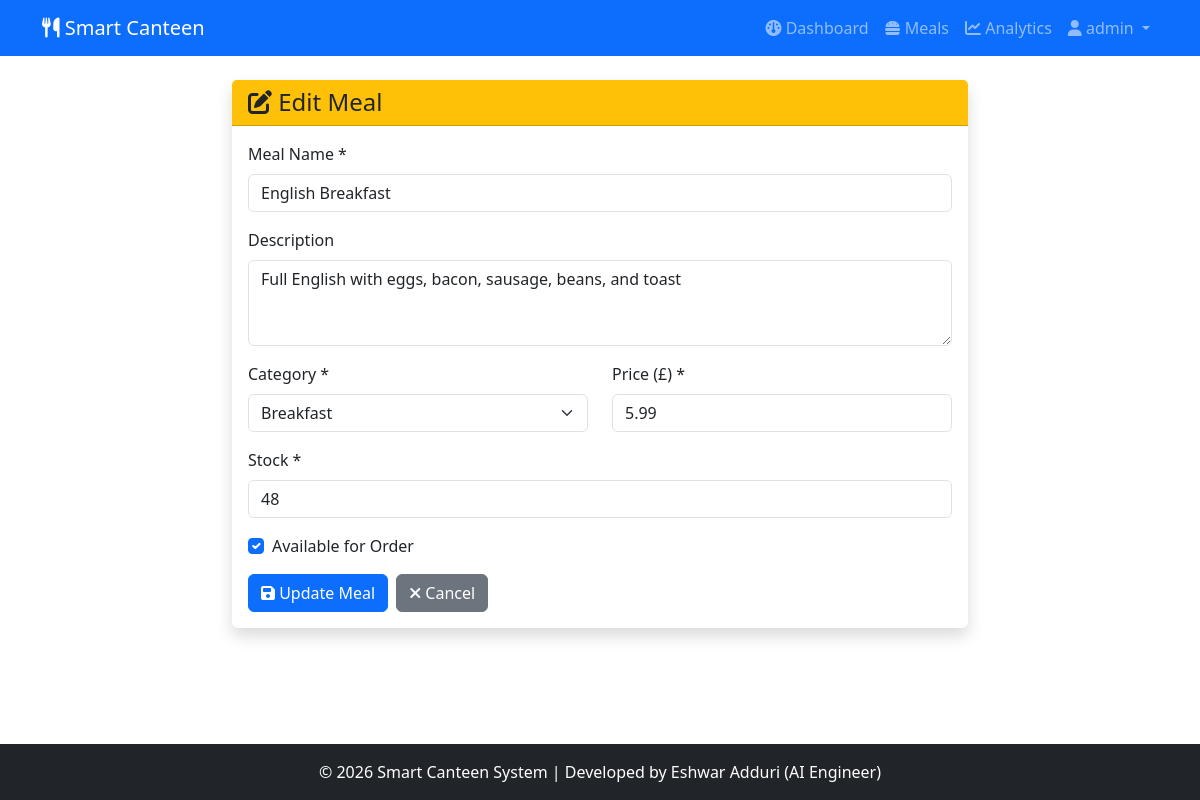
Screenshot of /admin/meals/edit/1 (signed in) with the database file from the repository.
### models.py (models this page shows, shortened)
class User(UserMixin, db.Model):
    __tablename__ = 'users'
    id = db.Column(db.Integer, primary_key=True)
    username = db.Column(db.String(80), unique=True, nullable=False, index=True)
    email = db.Column(db.String(120), unique=True, nullable=False, index=True)
    password_hash = db.Column(db.String(255), nullable=False)
    role = db.Column(db.String(20), nullable=False, default='student')  # 'student' or 'admin'
    department = db.Column(db.String(100))
    created_at = db.Column(db.DateTime, default=datetime.utcnow)
    reservations = db.relationship('Reservation', backref='user', lazy='dynamic', cascade='all, delete-orphan')
    def is_admin(self):
        return self.role == 'admin'

class Meal(db.Model):
    __tablename__ = 'meals'
    id = db.Column(db.Integer, primary_key=True)
    name = db.Column(db.String(100), nullable=False)
    description = db.Column(db.Text)
    price = db.Column(db.Float, nullable=False)
    category = db.Column(db.String(50), nullable=False)  # breakfast, lunch, dinner, snack
    stock = db.Column(db.Integer, default=0)
    image_url = db.Column(db.String(255))
    is_available = db.Column(db.Boolean, default=True)
    created_at = db.Column(db.DateTime, default=datetime.utcnow)
    updated_at = db.Column(db.DateTime, default=datetime.utcnow, onupdate=datetime.utcnow)
    reservations = db.relationship('Reservation', backref='meal', lazy='dynamic')
    predictions = db.relationship('Prediction', backref='meal', lazy='dynamic')

### app.py (the view, shortened to what this page needs)
@app.route('/admin/meals/edit/<int:meal_id>', methods=['GET', 'POST'])
@login_required
def edit_meal(meal_id):
    if not current_user.is_admin():
        flash('Access denied', 'danger')
        return redirect(url_for('student_dashboard'))
    meal = Meal.query.get_or_404(meal_id)
    return render_template('edit_meal.html', meal=meal)

### app.py (called while the page is built)
@login_manager.user_loader
def load_user(user_id):
    return User.query.get(int(user_id))

### templates/edit_meal.html (shortened to what this page needs)
{% extends "base.html" %}
{% block content %}
<div class="container">
    <div class="row justify-content-center">
        <div class="col-md-8">
            <div class="card shadow">
                <div class="card-header bg-warning text-dark">
                    <h4 class="mb-0"><i class="fas fa-edit"></i> Edit Meal</h4>
                </div>
                <div class="card-body">
                    <form method="POST" action="{{ url_for('edit_meal', meal_id=meal.id) }}">
                        <div class="mb-3">
                            <label for="name" class="form-label">Meal Name *</label>
                            <input type="text" class="form-control" id="name" name="name"
                                   value="{{ meal.name }}" required>
                        </div>
                        <div class="mb-3">
                            <label for="description" class="form-label">Description</label>
                            <textarea class="form-control" id="description" name="description"
                                      rows="3">{{ meal.description }}</textarea>
                        </div>
                        <div class="row">
                            <div class="col-md-6 mb-3">
                                <label for="category" class="form-label">Category *</label>
                                <select class="form-select" id="category" name="category" required>
                                    <option value="breakfast" {% if meal.category == 'breakfast' %}selected{% endif %}>Breakfast</option>
                                </select>
                            </div>
                            <div class="col-md-6 mb-3">
                                <label for="price" class="form-label">Price (£) *</label>
                                <input type="number" class="form-control" id="price" name="price"
                                       step="0.01" min="0" value="{{ meal.price }}" required>
                            </div>
                        </div>
                        <div class="mb-3">
                            <label for="stock" class="form-label">Stock *</label>
                            <input type="number" class="form-control" id="stock" name="stock"
                                   min="0" value="{{ meal.stock }}" required>
                        </div>
                        <div class="form-check mb-3">
                            <input class="form-check-input" type="checkbox" id="is_available"
                                   name="is_available" {% if meal.is_available %}checked{% endif %}>
                            <label class="form-check-label" for="is_available">
                                Available for Order
                            </label>
                        </div>
                        <div class="d-flex gap-2">
                            <button type="submit" class="btn btn-primary">
                                <i class="fas fa-save"></i> Update Meal
                            </button>
                            <a href="{{ url_for('manage_meals') }}" class="btn btn-secondary">
                                <i class="fas fa-times"></i> Cancel
                            </a>
                        </div>
                    </form>
                </div>
            </div>
        </div>
    </div>
</div>
{% endblock %}

### templates/base.html (shortened to what this page needs)
<!DOCTYPE html>
<html lang="en">
<head>
    <link href="https://cdn.jsdelivr.net/npm/bootstrap@5.3.0/dist/css/bootstrap.min.css" rel="stylesheet">
    <link rel="stylesheet" href="https://cdnjs.cloudflare.com/ajax/libs/font-awesome/6.4.0/css/all.min.css">
    <link rel="stylesheet" href="{{ url_for('static', filename='css/style.css') }}">
</head>
<body>
    <nav class="navbar navbar-expand-lg navbar-dark bg-primary">
        <div class="container">
            <a class="navbar-brand" href="{{ url_for('index') }}">
                <i class="fas fa-utensils"></i> Smart Canteen
            </a>
            <div class="collapse navbar-collapse" id="navbarNav">
                <ul class="navbar-nav ms-auto">
                    {% if current_user.is_authenticated %}
                        {% if current_user.is_admin() %}
                            <li class="nav-item">
                                <a class="nav-link" href="{{ url_for('admin_dashboard') }}">
                                    <i class="fas fa-dashboard"></i> Dashboard
                                </a>
                            </li>
                            <li class="nav-item">
                                <a class="nav-link" href="{{ url_for('manage_meals') }}">
                                    <i class="fas fa-hamburger"></i> Meals
                                </a>
                            </li>
                            <li class="nav-item">
                                <a class="nav-link" href="{{ url_for('analytics') }}">
                                    <i class="fas fa-chart-line"></i> Analytics
                                </a>
                            </li>
                        {% endif %}
                        <li class="nav-item dropdown">
                            <a class="nav-link dropdown-toggle" href="#" id="userDropdown" role="button" data-bs-toggle="dropdown">
                                <i class="fas fa-user"></i> {{ current_user.username }}
                            </a>
                        </li>
                    {% endif %}
                </ul>
            </div>
        </div>
    </nav>
    <main class="py-4">
        {% block content %}{% endblock %}
    </main>
    <footer class="bg-dark text-white text-center py-3 mt-5">
        <div class="container">
            <p class="mb-0">&copy; 2026 Smart Canteen System | Developed by Eshwar Adduri (AI Engineer)</p>
        </div>
    </footer>
</body>
</html>

### static/css/style.css (style rules this page uses)
:root { --primary-color: #0d6efd; --success-color: #198754; --warning-color: #ffc107; --danger-color: #dc3545; --info-color: #0dcaf0; }
body { font-family: 'Segoe UI', Tahoma, Geneva, Verdana, sans-serif; min-height: 100vh; display: flex; flex-direction: column; }
main { flex: 1; }
.card { transition: transform 0.2s, box-shadow 0.2s; border: none; }
.btn { transition: all 0.2s; }
.fade-in { animation: fadeIn 0.5s ease-in; }
footer { background-color: #343a40; color: white; margin-top: auto; }

### rows the page displays
User: username "admin"
Meal: name "English Breakfast", description "Full English with eggs, bacon, sausage, beans, and toast", category "Breakfast", price "5.99", stock "48", is_available "☑"
